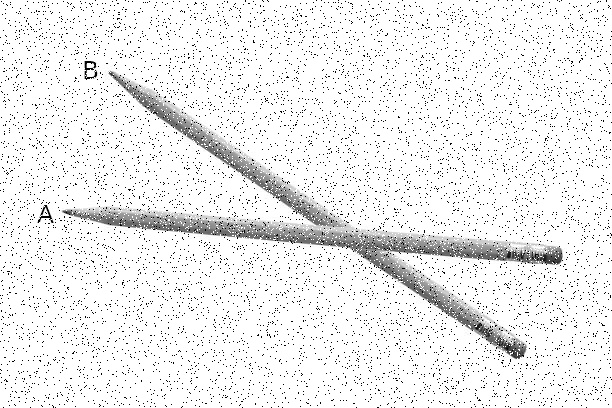
#> input picture 2_pencils.jpg, 612 x 408 px
$ python main.py
#> lines starting #> are read from the running program, lines starting #| are printed output that depends on the picture; after the words box and inside, x2 and y2 are one past the last pixel; in counts of white or black regions, pixels touching at a corner belong together
import cv2
import numpy as np
import matplotlib.pyplot as plt

image_path = '2_pencils.jpg'
image = cv2.imread(image_path)
#> image is the input picture: shape (408, 612, 3); min 0, max 255, mean 238

gray = cv2.cvtColor(image, cv2.COLOR_BGR2GRAY)
edges = cv2.Canny(gray, 50, 150, apertureSize=3)
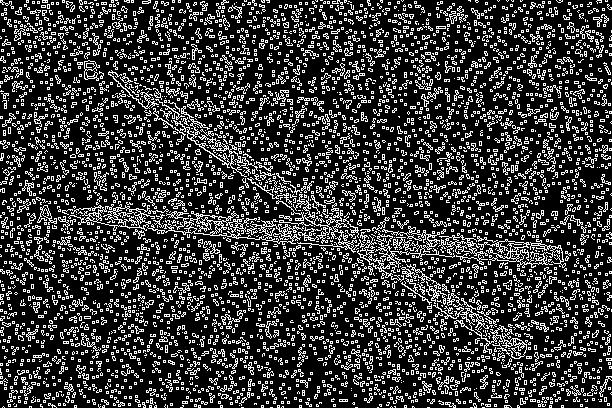
#> edges: shape (408, 612); 22.3% white in thin lines or dots
lines = cv2.HoughLinesP(edges, 1, np.pi/180, threshold=100, minLineLength=100, maxLineGap=10)
#> lines = 105 rows, first 6: [142, 96, 539, 364], [5, 4, 570, 370], [241, 175, 498, 348], [0, 216, 560, 246], [142, 106, 363, 256], [309, 214, 587, 401]
image_with_lines = image.copy()
line_coordinates = []

# Draw lines
if lines is not None:
    for line in lines:
        x1, y1, x2, y2 = line[0]
        line_coordinates.append((x1, y1, x2, y2))
        cv2.line(image_with_lines, (x1, y1), (x2, y2), (0, 255, 0), 2)
#> this loop made 105 passes
#> (x1, y1, x2, y2) on passes 1 to 12: (142, 96, 539, 364), (5, 4, 570, 370), (241, 175, 498, 348), (0, 216, 560, 246), (142, 106, 363, 256), (309, 214, 587, 401), (182, 232, 564, 266), (116, 81, 537, 365), (177, 119, 436, 288), (98, 206, 340, 227), (436, 240, 580, 252), (494, 281, 609, 342)
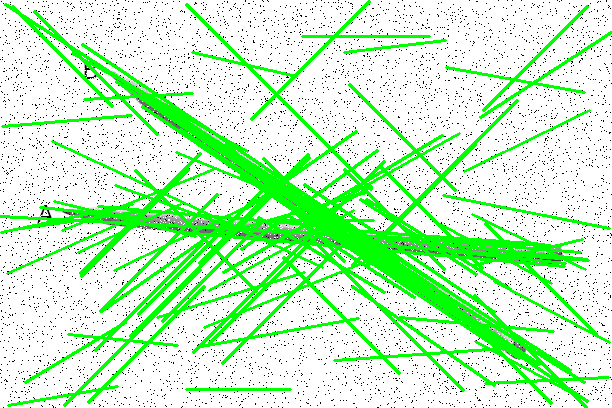
#> image_with_lines: shape (408, 612, 3); 19.51% of pixels changed, all inside (x1, y1, x2, y2) = (0, 0, 612, 408)
#> after the loop, line_coordinates = 105 items, first 6: (142, 96, 539, 364), (5, 4, 570, 370), (241, 175, 498, 348), (0, 216, 560, 246), (142, 106, 363, 256), (309, 214, 587, 401)

def line_length(x1, y1, x2, y2):
    return np.sqrt((x2 - x1)**2 + (y2 - y1)**2)
min_length = 300
filtered_lines = [line for line in line_coordinates if line_length(*line) > min_length]
#> filtered_lines = [(142, 96, 539, 364), (5, 4, 570, 370), (241, 175, 498, 348), (0, 216, 560, 246), (309, 214, 587, 401), (182, 232, 564, 266), (116, 81, 537, 365), (177, 119, 436, 288), (82, 44, 447, 290), (180, 129, 519, 358)]
filtered_lines = sorted(filtered_lines, key=lambda line: line_length(*line), reverse=True)[:2]
#> filtered_lines = [(5, 4, 570, 370), (0, 216, 560, 246)]

# Draw the filtered lines on the image
image_filtered_lines = image.copy()
for line in filtered_lines:
    x1, y1, x2, y2 = line
    cv2.line(image_filtered_lines, (x1, y1), (x2, y2), (255, 0, 0), 2)
#> this loop made 2 passes
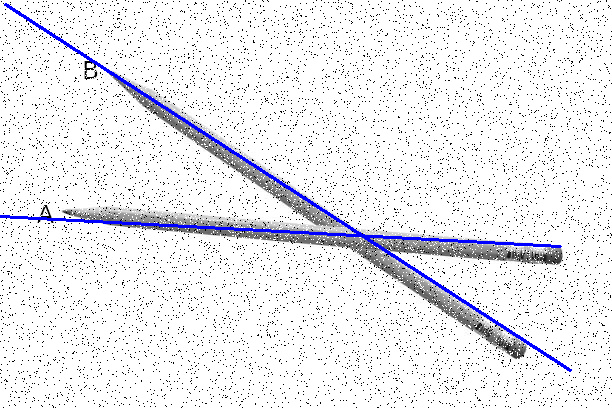
#> image_filtered_lines: shape (408, 612, 3); 1.57% of pixels changed, all inside (x1, y1, x2, y2) = (0, 3, 572, 372)

# Calculate the lengths of the two main pencils
lengths = [line_length(*line) for line in filtered_lines]
#> lengths = [673.2, 560.8]
lengths_mm = [length * 0.1 for length in lengths]  # Convert from pixels to mm
#> lengths_mm = [67.32, 56.08]

# Calculate the angle between the two pencils
def calculate_angle(line1, line2):
#> called with line1 = (5, 4, 570, 370), line2 = (0, 216, 560, 246)
    x1, y1, x2, y2 = line1
#> x1 = 5; y1 = 4; x2 = 570; y2 = 370
    x3, y3, x4, y4 = line2
#> x3 = 0; y3 = 216; x4 = 560; y4 = 246
    angle1 = np.arctan2(y2 - y1, x2 - x1)
#> angle1 = 0.575
    angle2 = np.arctan2(y4 - y3, x4 - x3)
#> angle2 = 0.0535
    angle = np.abs(np.degrees(angle1 - angle2))
#> angle = 29.87
    if angle > 180:
        angle = 360 - angle
    return angle
angle = calculate_angle(filtered_lines[0], filtered_lines[1])
#> angle = 29.87

# Calculate the intersection point of the two lines (if they intersect)
def find_intersection(line1, line2):
#> called with line1 = (5, 4, 570, 370), line2 = (0, 216, 560, 246)
    x1, y1, x2, y2 = line1
#> x1 = 5; y1 = 4; x2 = 570; y2 = 370
    x3, y3, x4, y4 = line2
#> x3 = 0; y3 = 216; x4 = 560; y4 = 246

    # Line 1
    a1 = y2 - y1
#> a1 = 366
    b1 = x1 - x2
#> b1 = -565
    c1 = a1 * x1 + b1 * y1
#> c1 = -430

    # Line 2
    a2 = y4 - y3
#> a2 = 30
    b2 = x3 - x4
#> b2 = -560
    c2 = a2 * x3 + b2 * y3
#> c2 = -120960

    determinant = a1 * b2 - a2 * b1
#> determinant = -188010

    if determinant == 0:
        # Lines are parallel
        return None
    else:
        x = (b2 * c1 - b1 * c2) / determinant
#> x = 362.2
        y = (a1 * c2 - a2 * c1) / determinant
#> y = 235.4
        return int(x), int(y)

intersection = find_intersection(filtered_lines[0], filtered_lines[1])
#> intersection = (362, 235)

# Draw the intersection point on the image
image_intersection = image_filtered_lines.copy()
if intersection is not None:
    cv2.circle(image_intersection, intersection, 10, (0, 0, 255), -1)
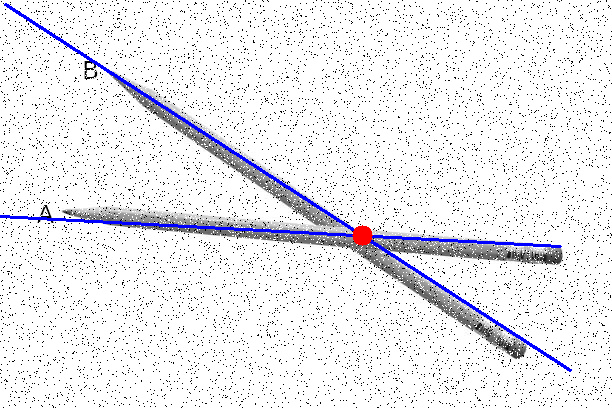
#> image_intersection: shape (408, 612, 3); 0.13% of pixels changed, all inside (x1, y1, x2, y2) = (352, 225, 373, 246)

# Display the results
plt.figure(figsize=(15, 15))

plt.subplot(2, 2, 1)
plt.imshow(cv2.cvtColor(image, cv2.COLOR_BGR2RGB))
plt.title('Original Image')
plt.axis('off')

plt.subplot(2, 2, 2)
plt.imshow(edges, cmap='gray')
plt.title('Edge Detection')
plt.axis('off')

plt.subplot(2, 2, 3)
plt.imshow(cv2.cvtColor(image_filtered_lines, cv2.COLOR_BGR2RGB))
plt.title('Filtered Lines (Pencils)')
plt.axis('off')

plt.subplot(2, 2, 4)
plt.imshow(cv2.cvtColor(image_intersection, cv2.COLOR_BGR2RGB))
plt.title('Intersection Highlighted')
plt.axis('off')

plt.show()
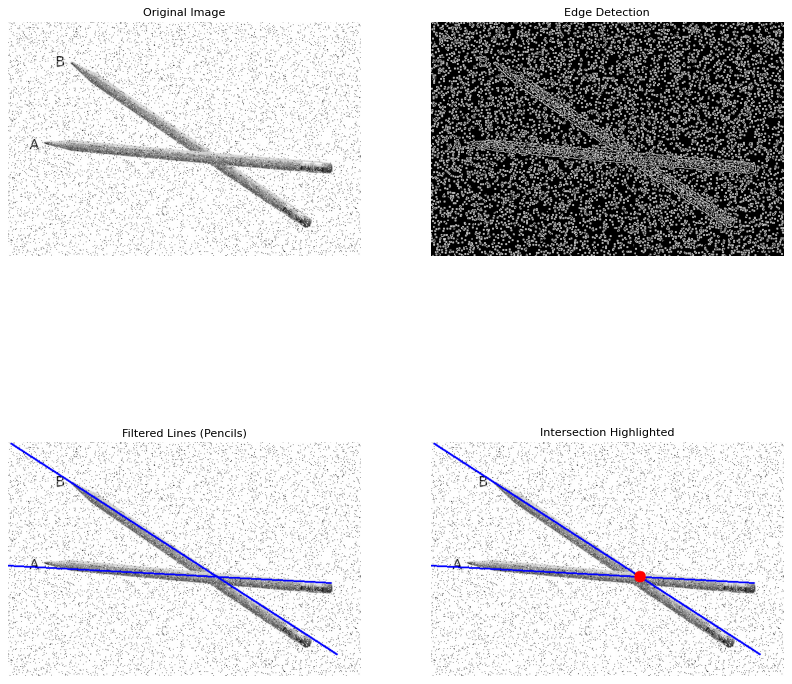
#> figure drawn by matplotlib, 4 panels

# Print the results
print(f"Length of Pencil A: {lengths_mm[0]:.2f} mm")
#| Length of Pencil A: 67.32 mm
print(f"Length of Pencil B: {lengths_mm[1]:.2f} mm")
#| Length of Pencil B: 56.08 mm
print(f"Angle between the pencils: {angle:.2f} degrees")
#| Angle between the pencils: 29.87 degrees
